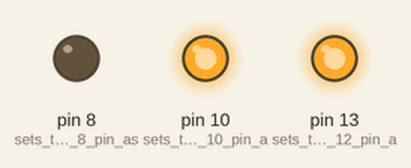
Recording of a sketch running on a simulated Arduino Uno, built with avr-gcc and run on an emulated ATmega328P. Parts: output pins drawn as LEDs (lit = HIGH).

Above: at 0.2 s.
At 1.1 s:
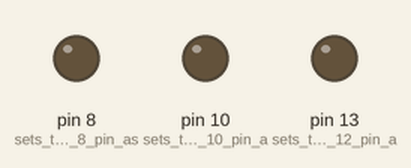
At 2.5 s:
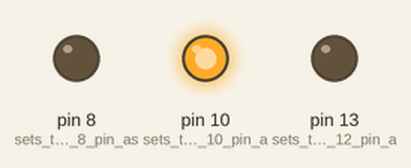
At 3.4 s:
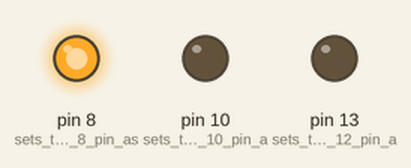
Timing chart, 0 to 4.4 s (numbered marks = the images above):
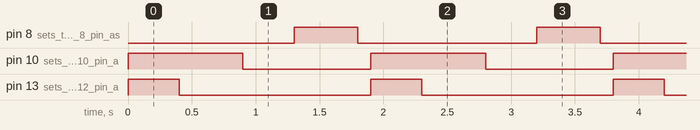

Measured:
- by itself, pin 8 (sets_the_digital_8_pin_as): alternates HIGH for 0.50 s and LOW for 1.4 s
- by itself, pin 10 (sets_the_digital_10_pin_a): alternates HIGH for 0.90 s and LOW for 1.0 s
- by itself, pin 13 (sets_the_digital_12_pin_a): alternates HIGH for 0.40 s and LOW for 1.5 s

The sketch:

Blink_Assignment1.ino
```cpp
void setup() {
  // initialize digital pin LED_BUILTIN as an output.
  // The setup() function is called when a sketch starts. It initializes variables, pin modes (from the arduino.cc website)
  pinMode(13, OUTPUT);    // sets the digital 12 pin as output
  pinMode(10, OUTPUT);    // sets the digital 10 pin as output
  pinMode(8, OUTPUT);     // sets the digital 8 pin as output
}

void loop() { //loop function means the code will run over and over forever
  digitalWrite(13, HIGH);   // turn the red LED on (HIGH is the voltage level)
  digitalWrite(10, HIGH);   // turn the blue LED on at the same time as the red LED(HIGH is the voltage level)
  delay(400);                       // wait for 4/10 of a second (red and blue LEDs blink at the same time)
  digitalWrite(13, LOW);    // turn the red LED off by making the voltage LOW (blue stays on)
  delay(500);                       // wait for half a second (just blue LED is blinking)
  digitalWrite(10, LOW);    // turn the blue LED off by making the voltage LOW
  delay(400);                       // wait for 4/10 a second (no LED is on)
  digitalWrite(8, HIGH);   // turn the yellow LED on (HIGH is the voltage level)
  delay(500);                       // wait for half a second (just yellow LED is blinking)
  digitalWrite(8, LOW);    // turn the yellow LED off by making the voltage LOW
  delay(100);                       // wait for 1/10 of a second
}
```
